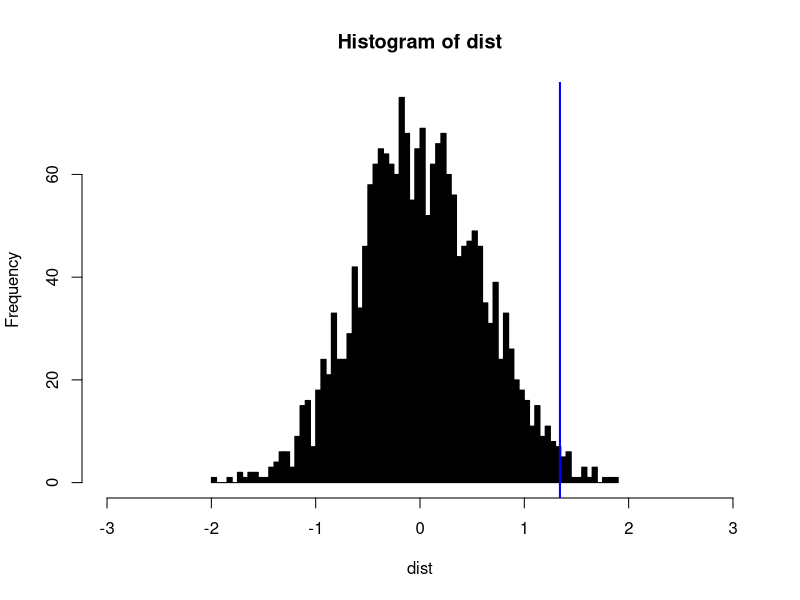

Recreate this plot in R.
#' # Permutation Tests #
#'
#' An increasingly common statistical tool for constructing sampling distributions is the permutation test (or sometimes called a randomization test). Like bootstrapping, a permutation test builds - rather than assumes - sampling distribution (called the "permutation distribution") by resampling the observed data.
#' Specifically, we can "shuffle" or permute the observed data (e.g., by assigning different outcome values to each observation from among the set of actually observed outcomes). Unlike bootstrapping, we do this without replacement.
#'
#' Permutation tests are particularly relevant in experimental studies, where we are often interested in the sharp null hypothesis of no difference between treatment groups. In these situations, the permutation test perfectly represents our process of inference because our null hypothesis is that the two treatment groups do not differ on the outcome (i.e., that the outcome is observed independently of treatment assignment). When we permute the outcome values during the test, we therefore see all of the possible alternative treatment assignments we could have had and where the mean-difference in our observed data falls relative to all of the differences we could have seen if the outcome was independent of treatment assignment.
#' While a permutation test requires that we see all possible permutations of the data (which can become quite large), we can easily conduct "approximate permutation tests" by simply conducting a vary large number of resamples. That process should, in expectation, approximate the permutation distribution.
#'
#' For example, if we have only n=20 units in our study, the number of permutations is:
factorial(20)
#' That number exceeds what we can reasonably compute. But we can randomly sample from that permutation distribution to obtain the approximate permutation distribution, simply by running a large number of resamples.
#' Let's look at this as an example using some made up data:
set.seed(1)
n <- 100
tr <- rbinom(100,1,.5)
y <- 1+tr+rnorm(n,0,3)
#' The difference in means is, as we would expect (given we made it up), about 1:
diff(by(y,tr,mean))
#' To obtain a single permutation of the data, we simply resample without replacement and calculate the difference again:
s <- sample(tr,length(tr),FALSE)
diff(by(y,s,mean))
#' Here we use the permuted treatment vector `s` instead of `tr` to calculate the difference and find a very small difference. If we repeat this process a large number of times, we can build our approximate permutation distribution (i.e., the sampling distribution for the mean-difference).
#' We'll use `replicate` do repeat our permutation process. The result will be a vector of the differences from each permutation (i.e., our distribution):
dist <- replicate(2000, diff(by(y,sample(tr,length(tr),FALSE),mean)))
#' We can look at our distribution using `hist` and draw a vertical line for our observed difference:
hist(dist, xlim=c(-3,3), col='black', breaks=100)
abline(v=diff(by(y,tr,mean)), col='blue', lwd=2)
#' At face value, it seems that our null hypothesis can probably be rejected. Our observed mean-difference appears to be quite extreme in terms of the distribution of possible mean-differences observable were the outcome independent of treatment assignment.
#' But we can use the distribution to obtain a p-value for our mean-difference by counting how many permuted mean-differences are larger than the one we observed in our actual data. We can then divide this by the number of items in our permutation distribution (i.e., 2000 from our call to `replicate`, above):
sum(dist>diff(by(y,tr,mean)))/2000 # one-tailed test
sum(abs(dist)>abs(diff(by(y,tr,mean))))/2000 # two-tailed test
#' Using either the one-tailed test or the two-tailed test, our difference is unlikely to be due to chance variation observable in a world where the outcome is independent of treatment assignment.

